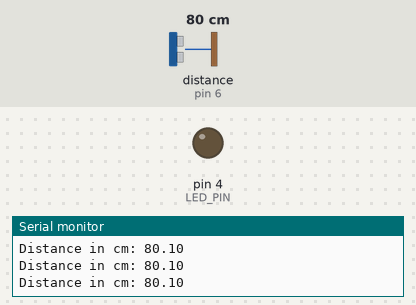
Bench run of a sketch on a simulated Arduino Uno, built with avr-gcc and run on an emulated ATmega328P. On the bench: output pins drawn as LEDs (lit = HIGH), the last lines printed to the serial monitor. Wiring (inferred from the names in the program): ultrasonic range finder: trigger pin 6; echo pin 6. Inputs (shaded band) come from the test bench; at power-on: distance to the obstacle (sensor on pin 6) 80 cm. The echo pulse lasts 58.3 µs per cm.

Above: at 1.2 s.
1.3 s: distance to the obstacle (sensor on pin 6) set to 7 cm
2.8 s: distance to the obstacle (sensor on pin 6) set to 4 cm
At 3.3 s:
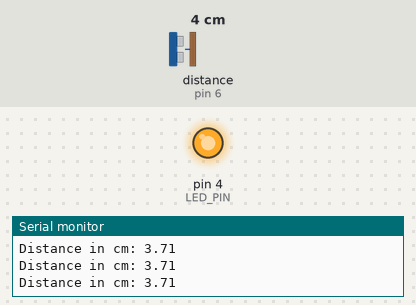
4.4 s: distance to the obstacle (sensor on pin 6) set to 9 cm
At 5.2 s:
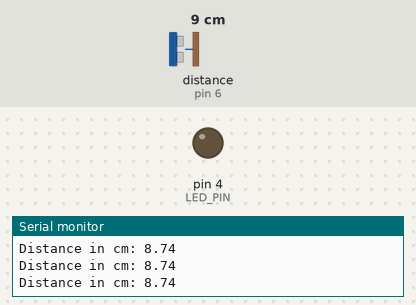
Timing chart, 0 to 7.4 s (numbered marks = the images above; inputs shaded):
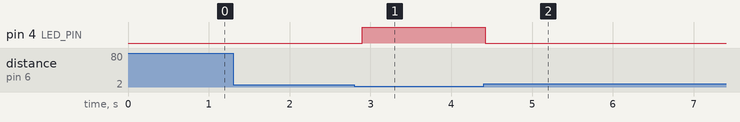

The sketch:

Using_An_Ultrasonic_Ranger_To_Measure_Distance.ino
```cpp
#define LED_PIN 4 //Use digital pin 4 for the LED
#define PING_PIN 6 //Use digital pin 6 for the range finder
#define LED_LIGHT_DISTANCE 5 //At this distance (in cm) or less the LED is lit up
#define READ_DELAY 100 //Delay between readings in milliseconds

void setup()
{
  //Start the serial connection
  Serial.begin(9600);

  //Set the digital pin modes
  pinMode(LED_PIN, OUTPUT);
}

void loop()
{
  //Set Ping Pin to OUTPUT mode
  pinMode(PING_PIN, OUTPUT);

  //Send a HIGH signal for 5 microseconds
  digitalWrite(PING_PIN, HIGH);
  delayMicroseconds(5);
  digitalWrite(PING_PIN, LOW);

  //Now read back the distance as a time value (microseconds) using the same pin
  pinMode(PING_PIN, INPUT);
  long duration = pulseIn(PING_PIN, HIGH);

  //Convert the time into a distance
  float cm = microsecondsToCentimeters(duration);

  //Output the distance to the serial monitor
  Serial.println("Distance in cm: " + String(cm));

  if (cm < LED_LIGHT_DISTANCE)
  {
    //If the distance reading is equal to or less than
    //LED_LIGHT_DISTANCE switch the LED on
    digitalWrite(LED_PIN, HIGH);
  }
  else
  {
    //If not, turn the LED off
    digitalWrite(LED_PIN, LOW);
  }

  //Delay before the next reading
  delay(READ_DELAY);
}

float microsecondsToCentimeters(long microseconds)
{
  //The speed of sound is 340 m/s or 29 microseconds per centimeter
  //The ping travels twice the distance, there and back and so divide by 58
  return microseconds / 58.0;
}
```

Measured:
- the behaviour switches between 6 and 5 cm on distance to the obstacle (sensor on pin 6) (found by bisection; images 0 and 1)
- after the input at 2.8 s, pin 4 (LED_PIN): LOW → HIGH after 0.10 s
- after the input at 4.4 s, pin 4 (LED_PIN): HIGH → LOW at once
